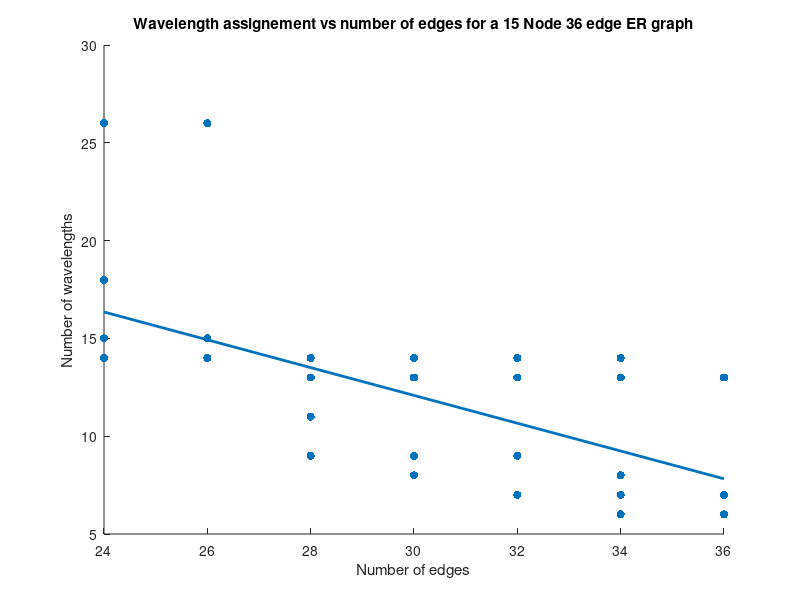

Write the MATLAB code that produced this figure.
load ER_15_36.mat;
ER_y = ER_15_36(:,2);
ER_x = ER_15_36(:,1);

p = polyfit(ER_x, ER_y, 1);
px = [min(ER_x), max(ER_x)];
py = polyval(p, px);

scatter(ER_x, ER_y, 'filled');
hold on;
plot(px, py, 'LineWidth', 2);

title('Wavelength assignement vs number of edges for a 15 Node 36 edge ER graph');
xlabel('Number of edges') 
ylabel('Number of wavelengths') 


